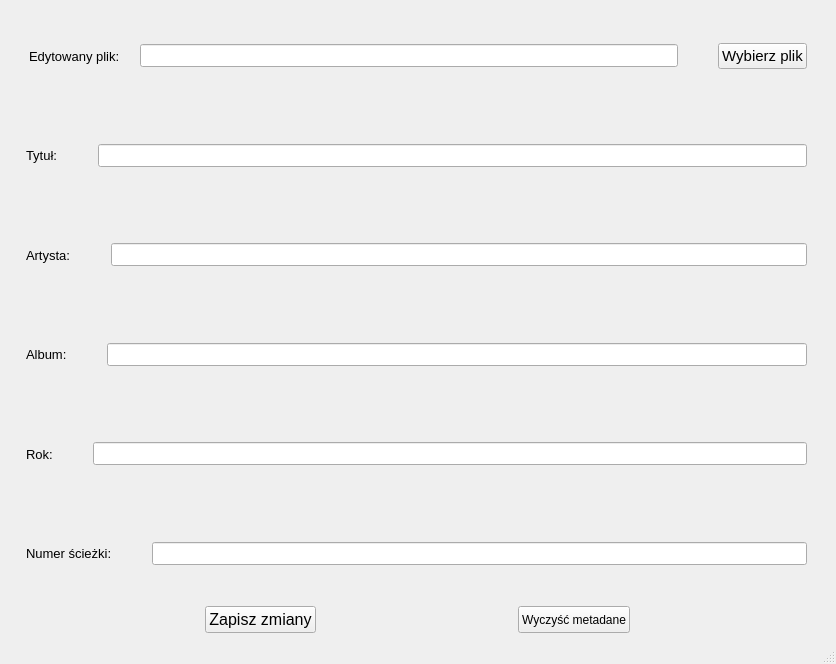
<?xml version="1.0" encoding="UTF-8"?>
<ui version="4.0">
 <class>Mp3Tagger</class>
 <widget class="QMainWindow" name="Mp3Tagger">
  <property name="geometry">
   <rect>
    <x>0</x>
    <y>0</y>
    <width>836</width>
    <height>664</height>
   </rect>
  </property>
  <property name="windowTitle">
   <string>Mp3Tagger</string>
  </property>
  <property name="windowIcon">
   <iconset>
    <normaloff>../../../../../../media/sda3/pobrane/mp3.gif</normaloff>../../../../../../media/sda3/pobrane/mp3.gif</iconset>
  </property>
  <widget class="QWidget" name="centralwidget">
   <layout class="QVBoxLayout" name="verticalLayout">
    <item>
     <layout class="QHBoxLayout" name="horizontalLayout">
      <property name="spacing">
       <number>20</number>
      </property>
      <property name="sizeConstraint">
       <enum>QLayout::SetDefaultConstraint</enum>
      </property>
      <item>
       <spacer name="verticalSpacer_4">
        <property name="orientation">
         <enum>Qt::Vertical</enum>
        </property>
        <property name="sizeHint" stdset="0">
         <size>
          <width>20</width>
          <height>40</height>
         </size>
        </property>
       </spacer>
      </item>
      <item>
       <widget class="QLabel" name="label">
        <property name="font">
         <font>
          <pointsize>10</pointsize>
         </font>
        </property>
        <property name="text">
         <string>Edytowany plik:</string>
        </property>
       </widget>
      </item>
      <item>
       <widget class="QLineEdit" name="lineEditFilepath">
        <property name="font">
         <font>
          <pointsize>10</pointsize>
         </font>
        </property>
       </widget>
      </item>
      <item>
       <spacer name="verticalSpacer_2">
        <property name="orientation">
         <enum>Qt::Vertical</enum>
        </property>
        <property name="sizeHint" stdset="0">
         <size>
          <width>20</width>
          <height>40</height>
         </size>
        </property>
       </spacer>
      </item>
      <item>
       <widget class="QPushButton" name="pushButtonFileDialog">
        <property name="font">
         <font>
          <pointsize>11</pointsize>
         </font>
        </property>
        <property name="text">
         <string>Wybierz plik</string>
        </property>
       </widget>
      </item>
      <item>
       <spacer name="verticalSpacer">
        <property name="orientation">
         <enum>Qt::Vertical</enum>
        </property>
        <property name="sizeHint" stdset="0">
         <size>
          <width>20</width>
          <height>40</height>
         </size>
        </property>
       </spacer>
      </item>
     </layout>
    </item>
    <item>
     <layout class="QHBoxLayout" name="horizontalLayout_2">
      <property name="spacing">
       <number>20</number>
      </property>
      <property name="sizeConstraint">
       <enum>QLayout::SetDefaultConstraint</enum>
      </property>
      <item>
       <spacer name="verticalSpacer_19">
        <property name="orientation">
         <enum>Qt::Vertical</enum>
        </property>
        <property name="sizeHint" stdset="0">
         <size>
          <width>17</width>
          <height>75</height>
         </size>
        </property>
       </spacer>
      </item>
      <item>
       <widget class="QLabel" name="label_2">
        <property name="font">
         <font>
          <pointsize>10</pointsize>
         </font>
        </property>
        <property name="text">
         <string>Tytuł:</string>
        </property>
       </widget>
      </item>
      <item>
       <spacer name="verticalSpacer_21">
        <property name="orientation">
         <enum>Qt::Vertical</enum>
        </property>
        <property name="sizeHint" stdset="0">
         <size>
          <width>20</width>
          <height>40</height>
         </size>
        </property>
       </spacer>
      </item>
      <item>
       <widget class="QLineEdit" name="lineEditTitle">
        <property name="enabled">
         <bool>true</bool>
        </property>
        <property name="sizePolicy">
         <sizepolicy hsizetype="MinimumExpanding" vsizetype="Fixed">
          <horstretch>0</horstretch>
          <verstretch>0</verstretch>
         </sizepolicy>
        </property>
        <property name="font">
         <font>
          <pointsize>10</pointsize>
         </font>
        </property>
       </widget>
      </item>
      <item>
       <spacer name="verticalSpacer_7">
        <property name="orientation">
         <enum>Qt::Vertical</enum>
        </property>
        <property name="sizeHint" stdset="0">
         <size>
          <width>20</width>
          <height>40</height>
         </size>
        </property>
       </spacer>
      </item>
     </layout>
    </item>
    <item>
     <layout class="QHBoxLayout" name="horizontalLayout_4">
      <property name="spacing">
       <number>20</number>
      </property>
      <property name="sizeConstraint">
       <enum>QLayout::SetDefaultConstraint</enum>
      </property>
      <item>
       <spacer name="verticalSpacer_9">
        <property name="orientation">
         <enum>Qt::Vertical</enum>
        </property>
        <property name="sizeHint" stdset="0">
         <size>
          <width>17</width>
          <height>75</height>
         </size>
        </property>
       </spacer>
      </item>
      <item>
       <widget class="QLabel" name="label_4">
        <property name="font">
         <font>
          <pointsize>10</pointsize>
         </font>
        </property>
        <property name="text">
         <string>Artysta:</string>
        </property>
       </widget>
      </item>
      <item>
       <spacer name="verticalSpacer_20">
        <property name="orientation">
         <enum>Qt::Vertical</enum>
        </property>
        <property name="sizeHint" stdset="0">
         <size>
          <width>20</width>
          <height>40</height>
         </size>
        </property>
       </spacer>
      </item>
      <item>
       <widget class="QLineEdit" name="lineEditArtist">
        <property name="font">
         <font>
          <pointsize>10</pointsize>
         </font>
        </property>
       </widget>
      </item>
      <item>
       <spacer name="verticalSpacer_6">
        <property name="orientation">
         <enum>Qt::Vertical</enum>
        </property>
        <property name="sizeHint" stdset="0">
         <size>
          <width>20</width>
          <height>40</height>
         </size>
        </property>
       </spacer>
      </item>
     </layout>
    </item>
    <item>
     <layout class="QHBoxLayout" name="horizontalLayout_5">
      <property name="spacing">
       <number>20</number>
      </property>
      <property name="sizeConstraint">
       <enum>QLayout::SetDefaultConstraint</enum>
      </property>
      <item>
       <spacer name="verticalSpacer_10">
        <property name="orientation">
         <enum>Qt::Vertical</enum>
        </property>
        <property name="sizeHint" stdset="0">
         <size>
          <width>17</width>
          <height>75</height>
         </size>
        </property>
       </spacer>
      </item>
      <item>
       <widget class="QLabel" name="label_5">
        <property name="font">
         <font>
          <pointsize>10</pointsize>
         </font>
        </property>
        <property name="text">
         <string>Album:</string>
        </property>
       </widget>
      </item>
      <item>
       <spacer name="verticalSpacer_18">
        <property name="orientation">
         <enum>Qt::Vertical</enum>
        </property>
        <property name="sizeHint" stdset="0">
         <size>
          <width>20</width>
          <height>40</height>
         </size>
        </property>
       </spacer>
      </item>
      <item>
       <widget class="QLineEdit" name="lineEditAlbum">
        <property name="font">
         <font>
          <pointsize>10</pointsize>
         </font>
        </property>
       </widget>
      </item>
      <item>
       <spacer name="verticalSpacer_11">
        <property name="orientation">
         <enum>Qt::Vertical</enum>
        </property>
        <property name="sizeHint" stdset="0">
         <size>
          <width>20</width>
          <height>40</height>
         </size>
        </property>
       </spacer>
      </item>
     </layout>
    </item>
    <item>
     <layout class="QHBoxLayout" name="horizontalLayout_6">
      <property name="spacing">
       <number>20</number>
      </property>
      <property name="sizeConstraint">
       <enum>QLayout::SetDefaultConstraint</enum>
      </property>
      <item>
       <spacer name="verticalSpacer_12">
        <property name="orientation">
         <enum>Qt::Vertical</enum>
        </property>
        <property name="sizeHint" stdset="0">
         <size>
          <width>17</width>
          <height>75</height>
         </size>
        </property>
       </spacer>
      </item>
      <item>
       <widget class="QLabel" name="label_6">
        <property name="font">
         <font>
          <pointsize>10</pointsize>
         </font>
        </property>
        <property name="text">
         <string>Rok:</string>
        </property>
       </widget>
      </item>
      <item>
       <spacer name="verticalSpacer_16">
        <property name="orientation">
         <enum>Qt::Vertical</enum>
        </property>
        <property name="sizeHint" stdset="0">
         <size>
          <width>20</width>
          <height>40</height>
         </size>
        </property>
       </spacer>
      </item>
      <item>
       <widget class="QLineEdit" name="lineEditYear">
        <property name="sizePolicy">
         <sizepolicy hsizetype="Expanding" vsizetype="Fixed">
          <horstretch>0</horstretch>
          <verstretch>0</verstretch>
         </sizepolicy>
        </property>
        <property name="font">
         <font>
          <pointsize>10</pointsize>
         </font>
        </property>
       </widget>
      </item>
      <item>
       <spacer name="verticalSpacer_13">
        <property name="orientation">
         <enum>Qt::Vertical</enum>
        </property>
        <property name="sizeHint" stdset="0">
         <size>
          <width>20</width>
          <height>40</height>
         </size>
        </property>
       </spacer>
      </item>
     </layout>
    </item>
    <item>
     <layout class="QHBoxLayout" name="horizontalLayout_7">
      <property name="spacing">
       <number>20</number>
      </property>
      <property name="sizeConstraint">
       <enum>QLayout::SetDefaultConstraint</enum>
      </property>
      <item>
       <spacer name="verticalSpacer_14">
        <property name="orientation">
         <enum>Qt::Vertical</enum>
        </property>
        <property name="sizeHint" stdset="0">
         <size>
          <width>17</width>
          <height>75</height>
         </size>
        </property>
       </spacer>
      </item>
      <item>
       <widget class="QLabel" name="label_7">
        <property name="font">
         <font>
          <pointsize>10</pointsize>
         </font>
        </property>
        <property name="text">
         <string>Numer ścieżki:</string>
        </property>
       </widget>
      </item>
      <item>
       <spacer name="verticalSpacer_17">
        <property name="orientation">
         <enum>Qt::Vertical</enum>
        </property>
        <property name="sizeHint" stdset="0">
         <size>
          <width>20</width>
          <height>40</height>
         </size>
        </property>
       </spacer>
      </item>
      <item>
       <widget class="QLineEdit" name="lineEditTracknumber">
        <property name="font">
         <font>
          <pointsize>10</pointsize>
         </font>
        </property>
       </widget>
      </item>
      <item>
       <spacer name="verticalSpacer_15">
        <property name="orientation">
         <enum>Qt::Vertical</enum>
        </property>
        <property name="sizeHint" stdset="0">
         <size>
          <width>20</width>
          <height>40</height>
         </size>
        </property>
       </spacer>
      </item>
     </layout>
    </item>
    <item>
     <layout class="QGridLayout" name="gridLayout">
      <item row="0" column="0">
       <widget class="QPushButton" name="pushButtonSave">
        <property name="sizePolicy">
         <sizepolicy hsizetype="Fixed" vsizetype="Minimum">
          <horstretch>0</horstretch>
          <verstretch>0</verstretch>
         </sizepolicy>
        </property>
        <property name="font">
         <font>
          <pointsize>12</pointsize>
         </font>
        </property>
        <property name="text">
         <string>Zapisz zmiany</string>
        </property>
       </widget>
      </item>
      <item row="0" column="1">
       <widget class="QPushButton" name="pushButtonClear">
        <property name="enabled">
         <bool>true</bool>
        </property>
        <property name="sizePolicy">
         <sizepolicy hsizetype="Maximum" vsizetype="Minimum">
          <horstretch>0</horstretch>
          <verstretch>0</verstretch>
         </sizepolicy>
        </property>
        <property name="text">
         <string>Wyczyść metadane</string>
        </property>
       </widget>
      </item>
     </layout>
    </item>
   </layout>
  </widget>
  <widget class="QMenuBar" name="menubar">
   <property name="geometry">
    <rect>
     <x>0</x>
     <y>0</y>
     <width>836</width>
     <height>23</height>
    </rect>
   </property>
  </widget>
  <widget class="QStatusBar" name="statusbar"/>
 </widget>
 <resources>
  <include location="../../../../../../media/sda3/pobrane/icons/qt/icons.qrc"/>
 </resources>
 <connections/>
</ui>
